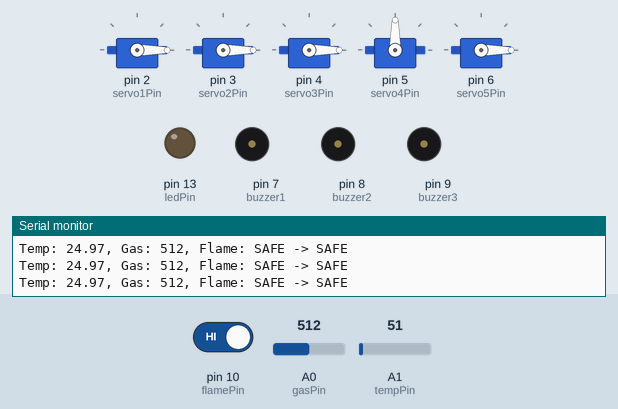
This sketch was run on a simulated Arduino Uno, built with avr-gcc and run on an emulated ATmega328P. On the bench: 5 × servo, output pins drawn as LEDs (lit = HIGH), buzzer (waves = sounding, pin HIGH), the last lines printed to the serial monitor. The inputs (shaded band) are chosen by the test bench; at power-on: A1 (tempPin) = 51, A0 (gasPin) = 512, pin 10 (flamePin) HIGH.

Above: at 1.2 s.
1.3 s: A1 (tempPin) set to 112
4.3 s: A1 (tempPin) set to 131
At 4.94 s:
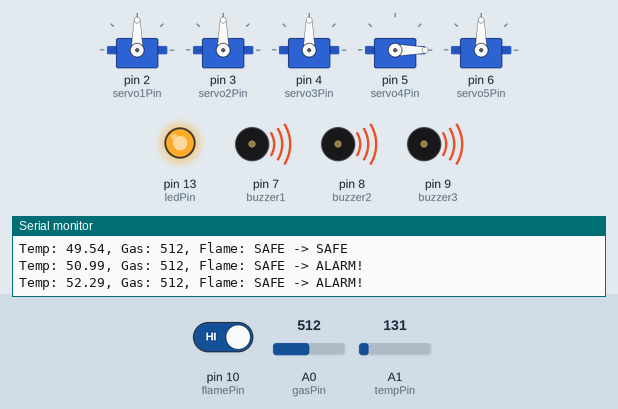
7.3 s: A0 (gasPin) set to 982
10.3 s: A0 (gasPin) set to 1014
13.3 s: pin 10 (flamePin) driven LOW
Timing chart, 0 to 17.3 s (numbered marks = the images above; inputs shaded):
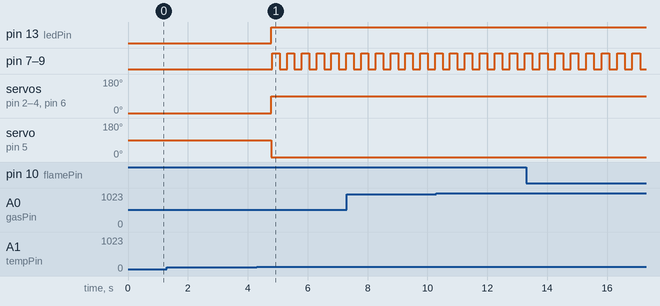

The sketch:

fire_sensor.ino
```cpp
#include <Servo.h>

// ===== PIN SETUP =====
const int tempPin  = A1;    // LM35 temperature sensor
const int gasPin   = A0;    // MQ-2 gas sensor
const int flamePin = 10;    // Flame sensor (LOW = fire)

// Buzzers
const int buzzer1 = 7;
const int buzzer2 = 8;
const int buzzer3 = 9;

// Servos
Servo servo1, servo2, servo3, servo4, servo5;
const int servo1Pin = 2;
const int servo2Pin = 3;
const int servo3Pin = 4;
const int servo4Pin = 5;   // reversed
const int servo5Pin = 6;

const int ledPin = 13;

// ===== THRESHOLDS =====
const float tempHigh = 50.0;
const float tempLow  = 45.0;
const int   gasHigh  = 700;   // Fixed: was 1100, unreachable on 10-bit ADC
const int   gasLow   = 600;

// ===== STATES =====
bool tempAlert  = false;
bool gasAlert   = false;
bool flameAlert = false;

float filteredTemp = 25.0;

// ===== NON-BLOCKING BUZZER =====
unsigned long lastBuzzTime = 0;
bool buzzerState = false;
const int buzzOnTime  = 200;
const int buzzOffTime = 200;

// ===== FUNCTIONS =====

float readTempC() {
    int raw       = analogRead(tempPin);
    float voltage = raw * (5.0 / 1023.0);
    float tempC   = voltage * 100.0;
    filteredTemp  = (filteredTemp * 0.9) + (tempC * 0.1);
    return filteredTemp;
}

int readGas() {
    int sum = 0;
    for (int i = 0; i < 5; i++) {
        sum += analogRead(gasPin);
        delay(5);
    }
    return sum / 5;
}

void moveServosOpen() {
    servo1.write(90); servo2.write(90); servo3.write(90);
    servo4.write(0);  servo5.write(90);
}

void moveServosClose() {
    servo1.write(0); servo2.write(0); servo3.write(0);
    servo4.write(90); servo5.write(0);
}

void tickBuzzer(bool active) {
    if (!active) {
        digitalWrite(buzzer1, LOW);
        digitalWrite(buzzer2, LOW);
        digitalWrite(buzzer3, LOW);
        buzzerState = false;
        return;
    }
    unsigned long now = millis();
    if (buzzerState && now - lastBuzzTime >= buzzOnTime) {
        digitalWrite(buzzer1, LOW);
        digitalWrite(buzzer2, LOW);
        digitalWrite(buzzer3, LOW);
        buzzerState  = false;
        lastBuzzTime = now;
    } else if (!buzzerState && now - lastBuzzTime >= buzzOffTime) {
        digitalWrite(buzzer1, HIGH);
        digitalWrite(buzzer2, HIGH);
        digitalWrite(buzzer3, HIGH);
        buzzerState  = true;
        lastBuzzTime = now;
    }
}

void sendSerial(float tempC, int gasValue, bool flame, bool alarm) {
    Serial.print("Temp: ");
    Serial.print(tempC);
    Serial.print(", Gas: ");
    Serial.print(gasValue);
    Serial.print(", Flame: ");
    Serial.print(flame ? "DETECTED" : "SAFE");
    Serial.print(" -> ");
    Serial.println(alarm ? "ALARM!" : "SAFE");
    Serial.flush();  // Flush immediately to ensure data is sent
}

// ===== SETUP =====
void setup() {
    Serial.begin(9600);
    pinMode(flamePin,  INPUT_PULLUP);  // Fixed: prevents floating signal
    pinMode(buzzer1,   OUTPUT);
    pinMode(buzzer2,   OUTPUT);
    pinMode(buzzer3,   OUTPUT);
    pinMode(ledPin,    OUTPUT);

    servo1.attach(servo1Pin);
    servo2.attach(servo2Pin);
    servo3.attach(servo3Pin);
    servo4.attach(servo4Pin);
    servo5.attach(servo5Pin);

    moveServosClose();
    Serial.println("Fire Detection System Ready...");
    Serial.println("NOTE: Allow 30-60 seconds for MQ-2 to warm up.");
}

// ===== LOOP =====
void loop() {
    float tempC    = readTempC();
    int   gasValue = readGas();
    int   flameRaw = digitalRead(flamePin);

    // Hysteresis
    if (tempC > tempHigh)       tempAlert = true;
    else if (tempC < tempLow)   tempAlert = false;

    if (gasValue > gasHigh)     gasAlert  = true;
    else if (gasValue < gasLow) gasAlert  = false;

    flameAlert = (flameRaw == LOW);

    bool alarm = tempAlert || gasAlert || flameAlert;

    // Send serial immediately on every cycle
    sendSerial(tempC, gasValue, flameAlert, alarm);

    if (alarm) {
        moveServosOpen();
        digitalWrite(ledPin, HIGH);

        // =====================================================
        // ALARM LOOP — stays here until ALL sensors are clear
        // Sends serial every ~50ms so Python gets updates fast
        // Buzzer runs non-blocking so loop never freezes
        // =====================================================
        while (true) {
            tempC    = readTempC();
            gasValue = readGas();
            flameRaw = digitalRead(flamePin);

            // Re-evaluate with hysteresis
            if (tempC > tempHigh)       tempAlert  = true;
            else if (tempC < tempLow)   tempAlert  = false;

            if (gasValue > gasHigh)     gasAlert   = true;
            else if (gasValue < gasLow) gasAlert   = false;

            flameAlert = (flameRaw == LOW);

            alarm = tempAlert || gasAlert || flameAlert;

            tickBuzzer(true);

            // Keep sending serial rapidly during alarm
            sendSerial(tempC, gasValue, flameAlert, true);

            // Exit only when all sensors are clear
            if (!alarm) {
                tickBuzzer(false);
                moveServosClose();
                digitalWrite(ledPin, LOW);
                sendSerial(tempC, gasValue, false, false);
                break;
            }

            delay(50);
        }

    } else {
        moveServosClose();
        digitalWrite(ledPin, LOW);
        tickBuzzer(false);
        delay(150);
    }
}
```

Measured:
- the behaviour switches between 119 and 120 on A1 (tempPin) (found by bisection; images 0 and 1)
- after the input at 4.3 s, pin 13 (ledPin): LOW → HIGH after 0.49 s instead of 0.94 s; servo on pin 2 (servo1Pin), servo on pin 3 (servo2Pin), servo on pin 4 (servo3Pin), servo on pin 6 (servo5Pin): 0° → 90° after 0.49 s instead of 0.94 s; servo on pin 5 (servo4Pin): 90° → 0° after 0.49 s instead of 0.94 s
- by itself, pin 7 (buzzer1), pin 8 (buzzer2), pin 9 (buzzer3): alternates HIGH for 0.26 s and LOW for 0.26 s
